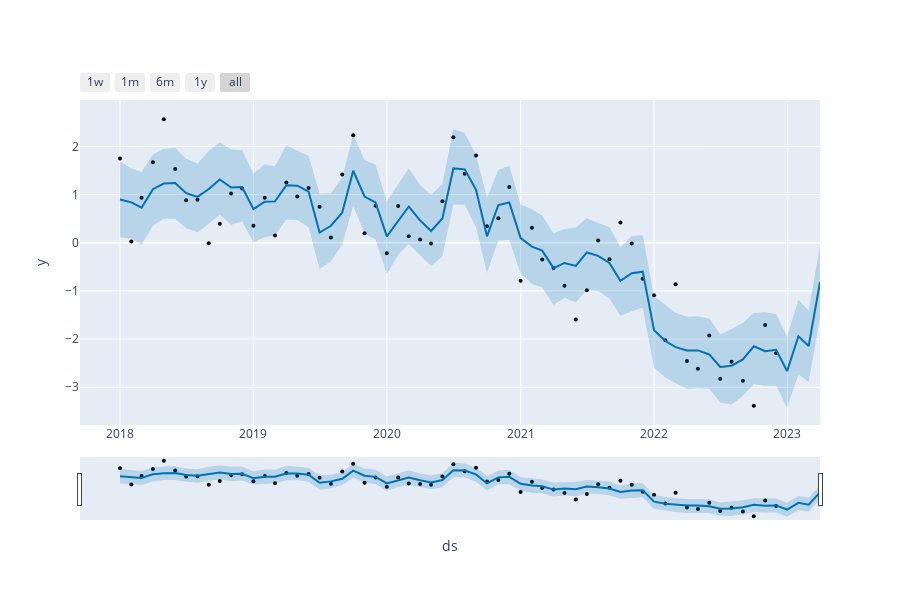

This figure's notebook cell:
### Markdown cell above
### Plot Results

### Code cell
plot_plotly(model,forecast)
